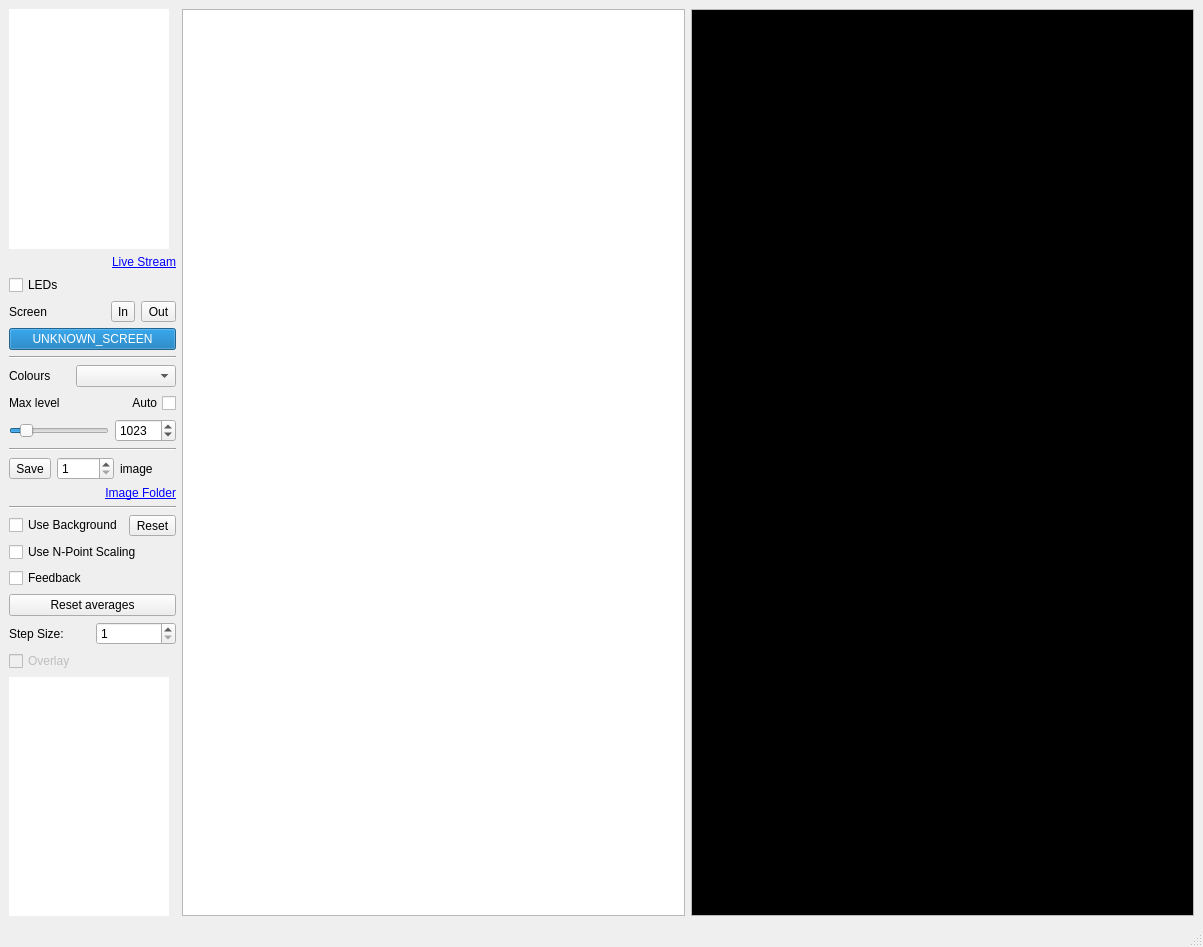
<?xml version="1.0" encoding="UTF-8"?>
<ui version="4.0">
 <class>MainWindow</class>
 <widget class="QMainWindow" name="MainWindow">
  <property name="geometry">
   <rect>
    <x>0</x>
    <y>0</y>
    <width>1203</width>
    <height>947</height>
   </rect>
  </property>
  <property name="sizePolicy">
   <sizepolicy hsizetype="Preferred" vsizetype="Fixed">
    <horstretch>0</horstretch>
    <verstretch>0</verstretch>
   </sizepolicy>
  </property>
  <property name="windowTitle">
   <string>Image Collector</string>
  </property>
  <property name="windowIcon">
   <iconset>
    <normaloff>resources/imageCollector/camera.ico</normaloff>resources/imageCollector/camera.ico</iconset>
  </property>
  <property name="unifiedTitleAndToolBarOnMac">
   <bool>false</bool>
  </property>
  <widget class="QWidget" name="centralwidget">
   <layout class="QHBoxLayout" name="horizontalLayout">
    <item>
     <layout class="QVBoxLayout" name="left_panel">
      <item>
       <widget class="QTreeView" name="cameras_treeview">
        <property name="sizePolicy">
         <sizepolicy hsizetype="Minimum" vsizetype="Expanding">
          <horstretch>0</horstretch>
          <verstretch>0</verstretch>
         </sizepolicy>
        </property>
        <property name="maximumSize">
         <size>
          <width>160</width>
          <height>16777215</height>
         </size>
        </property>
        <property name="frameShape">
         <enum>QFrame::NoFrame</enum>
        </property>
        <property name="editTriggers">
         <set>QAbstractItemView::NoEditTriggers</set>
        </property>
        <property name="indentation">
         <number>10</number>
        </property>
        <property name="headerHidden">
         <bool>true</bool>
        </property>
       </widget>
      </item>
      <item>
       <widget class="QLabel" name="live_stream_label">
        <property name="text">
         <string>&lt;a href=&quot;thing&quot;&gt;Live Stream&lt;/a&gt;</string>
        </property>
        <property name="alignment">
         <set>Qt::AlignRight|Qt::AlignTrailing|Qt::AlignVCenter</set>
        </property>
       </widget>
      </item>
      <item>
       <widget class="QCheckBox" name="leds_checkbox">
        <property name="text">
         <string>LEDs</string>
        </property>
       </widget>
      </item>
      <item>
       <layout class="QHBoxLayout" name="screen_hbox">
        <item>
         <widget class="QLabel" name="screen_label">
          <property name="text">
           <string>Screen</string>
          </property>
         </widget>
        </item>
        <item>
         <widget class="QToolButton" name="screen_in_button">
          <property name="text">
           <string>In</string>
          </property>
          <property name="icon">
           <iconset>
            <normaloff>resources/imageCollector/in.png</normaloff>resources/imageCollector/in.png</iconset>
          </property>
          <property name="toolButtonStyle">
           <enum>Qt::ToolButtonTextBesideIcon</enum>
          </property>
         </widget>
        </item>
        <item>
         <widget class="QToolButton" name="screen_out_button">
          <property name="text">
           <string>Out</string>
          </property>
          <property name="icon">
           <iconset>
            <normaloff>resources/imageCollector/out.png</normaloff>resources/imageCollector/out.png</iconset>
          </property>
          <property name="toolButtonStyle">
           <enum>Qt::ToolButtonTextBesideIcon</enum>
          </property>
         </widget>
        </item>
       </layout>
      </item>
      <item>
       <widget class="QProgressBar" name="screen_progress">
        <property name="sizePolicy">
         <sizepolicy hsizetype="Minimum" vsizetype="Minimum">
          <horstretch>0</horstretch>
          <verstretch>0</verstretch>
         </sizepolicy>
        </property>
        <property name="minimumSize">
         <size>
          <width>105</width>
          <height>0</height>
         </size>
        </property>
        <property name="value">
         <number>100</number>
        </property>
        <property name="alignment">
         <set>Qt::AlignCenter</set>
        </property>
        <property name="textVisible">
         <bool>true</bool>
        </property>
        <property name="format">
         <string>UNKNOWN_SCREEN</string>
        </property>
       </widget>
      </item>
      <item>
       <widget class="Line" name="line">
        <property name="orientation">
         <enum>Qt::Horizontal</enum>
        </property>
       </widget>
      </item>
      <item>
       <layout class="QHBoxLayout" name="colour_map_hbox">
        <item>
         <widget class="QLabel" name="colour_map_label">
          <property name="sizePolicy">
           <sizepolicy hsizetype="Minimum" vsizetype="Preferred">
            <horstretch>0</horstretch>
            <verstretch>0</verstretch>
           </sizepolicy>
          </property>
          <property name="text">
           <string>Colours</string>
          </property>
         </widget>
        </item>
        <item>
         <widget class="QComboBox" name="colour_map_dropdown">
          <property name="minimumSize">
           <size>
            <width>100</width>
            <height>0</height>
           </size>
          </property>
         </widget>
        </item>
       </layout>
      </item>
      <item>
       <layout class="QHBoxLayout" name="level_auto_hbox">
        <item>
         <widget class="QLabel" name="max_level_label">
          <property name="sizePolicy">
           <sizepolicy hsizetype="Minimum" vsizetype="Preferred">
            <horstretch>0</horstretch>
            <verstretch>0</verstretch>
           </sizepolicy>
          </property>
          <property name="text">
           <string>Max level</string>
          </property>
         </widget>
        </item>
        <item>
         <widget class="QCheckBox" name="auto_level_checkbox">
          <property name="layoutDirection">
           <enum>Qt::RightToLeft</enum>
          </property>
          <property name="text">
           <string>Auto</string>
          </property>
         </widget>
        </item>
       </layout>
      </item>
      <item>
       <layout class="QHBoxLayout" name="level_ctrl_hbox">
        <item>
         <widget class="QSlider" name="max_level_slider">
          <property name="sizePolicy">
           <sizepolicy hsizetype="Minimum" vsizetype="Fixed">
            <horstretch>0</horstretch>
            <verstretch>0</verstretch>
           </sizepolicy>
          </property>
          <property name="minimum">
           <number>1</number>
          </property>
          <property name="maximum">
           <number>80</number>
          </property>
          <property name="value">
           <number>10</number>
          </property>
          <property name="orientation">
           <enum>Qt::Horizontal</enum>
          </property>
         </widget>
        </item>
        <item>
         <widget class="QSpinBox" name="max_level_spin">
          <property name="sizePolicy">
           <sizepolicy hsizetype="Fixed" vsizetype="Fixed">
            <horstretch>0</horstretch>
            <verstretch>0</verstretch>
           </sizepolicy>
          </property>
          <property name="minimum">
           <number>1</number>
          </property>
          <property name="maximum">
           <number>65535</number>
          </property>
          <property name="singleStep">
           <number>1000</number>
          </property>
          <property name="value">
           <number>1023</number>
          </property>
         </widget>
        </item>
       </layout>
      </item>
      <item>
       <widget class="Line" name="line_2">
        <property name="orientation">
         <enum>Qt::Horizontal</enum>
        </property>
       </widget>
      </item>
      <item>
       <layout class="QHBoxLayout" name="save_hbox">
        <item>
         <widget class="QToolButton" name="save_pushButton">
          <property name="text">
           <string>Save</string>
          </property>
          <property name="icon">
           <iconset>
            <normaloff>resources/imageCollector/save.png</normaloff>resources/imageCollector/save.png</iconset>
          </property>
          <property name="toolButtonStyle">
           <enum>Qt::ToolButtonTextBesideIcon</enum>
          </property>
         </widget>
        </item>
        <item>
         <widget class="QSpinBox" name="numImages_spinBox">
          <property name="minimum">
           <number>1</number>
          </property>
         </widget>
        </item>
        <item>
         <widget class="QLabel" name="numImages_label">
          <property name="sizePolicy">
           <sizepolicy hsizetype="Minimum" vsizetype="Preferred">
            <horstretch>0</horstretch>
            <verstretch>0</verstretch>
           </sizepolicy>
          </property>
          <property name="text">
           <string>image</string>
          </property>
         </widget>
        </item>
       </layout>
      </item>
      <item>
       <widget class="QLabel" name="image_folder_label">
        <property name="text">
         <string>&lt;a href=&quot;folder&quot;&gt;Image Folder&lt;/a&gt;</string>
        </property>
        <property name="alignment">
         <set>Qt::AlignRight|Qt::AlignTrailing|Qt::AlignVCenter</set>
        </property>
       </widget>
      </item>
      <item>
       <widget class="Line" name="line_3">
        <property name="orientation">
         <enum>Qt::Horizontal</enum>
        </property>
       </widget>
      </item>
      <item>
       <layout class="QHBoxLayout" name="background_hbox">
        <item>
         <widget class="QCheckBox" name="useBackground_checkBox">
          <property name="text">
           <string>Use Background</string>
          </property>
         </widget>
        </item>
        <item>
         <widget class="QToolButton" name="resetBackground_pushButton">
          <property name="text">
           <string>Reset</string>
          </property>
         </widget>
        </item>
       </layout>
      </item>
      <item>
       <widget class="QCheckBox" name="useNPoint_checkBox">
        <property name="text">
         <string>Use N-Point Scaling</string>
        </property>
       </widget>
      </item>
      <item>
       <widget class="QCheckBox" name="feedback_checkbox">
        <property name="text">
         <string>Feedback</string>
        </property>
       </widget>
      </item>
      <item>
       <widget class="QPushButton" name="reset_averages_button">
        <property name="text">
         <string>Reset averages</string>
        </property>
       </widget>
      </item>
      <item>
       <layout class="QHBoxLayout" name="step_size_hbox">
        <item>
         <widget class="QLabel" name="step_size_label">
          <property name="sizePolicy">
           <sizepolicy hsizetype="Minimum" vsizetype="Preferred">
            <horstretch>0</horstretch>
            <verstretch>0</verstretch>
           </sizepolicy>
          </property>
          <property name="text">
           <string>Step Size:</string>
          </property>
         </widget>
        </item>
        <item>
         <widget class="QSpinBox" name="stepSize_spinBox">
          <property name="minimum">
           <number>1</number>
          </property>
          <property name="maximum">
           <number>10</number>
          </property>
          <property name="singleStep">
           <number>1</number>
          </property>
          <property name="value">
           <number>1</number>
          </property>
         </widget>
        </item>
       </layout>
      </item>
      <item>
       <widget class="QCheckBox" name="overlay_checkbox">
        <property name="enabled">
         <bool>false</bool>
        </property>
        <property name="text">
         <string>Overlay</string>
        </property>
       </widget>
      </item>
      <item>
       <widget class="QTreeView" name="overlay_treeview">
        <property name="sizePolicy">
         <sizepolicy hsizetype="Minimum" vsizetype="Expanding">
          <horstretch>0</horstretch>
          <verstretch>0</verstretch>
         </sizepolicy>
        </property>
        <property name="maximumSize">
         <size>
          <width>160</width>
          <height>16777215</height>
         </size>
        </property>
        <property name="frameShape">
         <enum>QFrame::NoFrame</enum>
        </property>
        <property name="indentation">
         <number>10</number>
        </property>
        <property name="headerHidden">
         <bool>true</bool>
        </property>
       </widget>
      </item>
     </layout>
    </item>
    <item>
     <layout class="QVBoxLayout" name="right_panel">
      <item>
       <widget class="GraphicsView" name="monitor"/>
      </item>
     </layout>
    </item>
    <item>
     <widget class="QPlainTextEdit" name="console">
      <property name="palette">
       <palette>
        <active>
         <colorrole role="WindowText">
          <brush brushstyle="SolidPattern">
           <color alpha="255">
            <red>255</red>
            <green>255</green>
            <blue>255</blue>
           </color>
          </brush>
         </colorrole>
         <colorrole role="Text">
          <brush brushstyle="SolidPattern">
           <color alpha="255">
            <red>255</red>
            <green>255</green>
            <blue>255</blue>
           </color>
          </brush>
         </colorrole>
         <colorrole role="Base">
          <brush brushstyle="SolidPattern">
           <color alpha="255">
            <red>0</red>
            <green>0</green>
            <blue>0</blue>
           </color>
          </brush>
         </colorrole>
        </active>
        <inactive>
         <colorrole role="WindowText">
          <brush brushstyle="SolidPattern">
           <color alpha="255">
            <red>255</red>
            <green>255</green>
            <blue>255</blue>
           </color>
          </brush>
         </colorrole>
         <colorrole role="Text">
          <brush brushstyle="SolidPattern">
           <color alpha="255">
            <red>255</red>
            <green>255</green>
            <blue>255</blue>
           </color>
          </brush>
         </colorrole>
         <colorrole role="Base">
          <brush brushstyle="SolidPattern">
           <color alpha="255">
            <red>0</red>
            <green>0</green>
            <blue>0</blue>
           </color>
          </brush>
         </colorrole>
        </inactive>
        <disabled>
         <colorrole role="WindowText">
          <brush brushstyle="SolidPattern">
           <color alpha="255">
            <red>120</red>
            <green>120</green>
            <blue>120</blue>
           </color>
          </brush>
         </colorrole>
         <colorrole role="Text">
          <brush brushstyle="SolidPattern">
           <color alpha="255">
            <red>120</red>
            <green>120</green>
            <blue>120</blue>
           </color>
          </brush>
         </colorrole>
         <colorrole role="Base">
          <brush brushstyle="SolidPattern">
           <color alpha="255">
            <red>240</red>
            <green>240</green>
            <blue>240</blue>
           </color>
          </brush>
         </colorrole>
        </disabled>
       </palette>
      </property>
      <property name="font">
       <font>
        <family>Lucida Console</family>
       </font>
      </property>
      <property name="readOnly">
       <bool>true</bool>
      </property>
      <property name="plainText">
       <string/>
      </property>
     </widget>
    </item>
   </layout>
  </widget>
  <widget class="QMenuBar" name="menubar">
   <property name="geometry">
    <rect>
     <x>0</x>
     <y>0</y>
     <width>1203</width>
     <height>21</height>
    </rect>
   </property>
  </widget>
  <widget class="QStatusBar" name="statusbar"/>
 </widget>
 <customwidgets>
  <customwidget>
   <class>GraphicsView</class>
   <extends>QGraphicsView</extends>
   <header>pyqtgraph</header>
  </customwidget>
 </customwidgets>
 <resources/>
 <connections/>
</ui>
